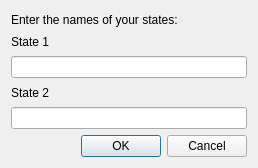
<?xml version="1.0" encoding="UTF-8"?>
<ui version="4.0">
 <class>Dialog</class>
 <widget class="QDialog" name="Dialog">
  <property name="geometry">
   <rect>
    <x>0</x>
    <y>0</y>
    <width>258</width>
    <height>168</height>
   </rect>
  </property>
  <property name="windowTitle">
   <string>Dialog</string>
  </property>
  <layout class="QGridLayout" name="gridLayout">
   <item row="3" column="0">
    <widget class="QLabel" name="label_2">
     <property name="text">
      <string>State 2</string>
     </property>
    </widget>
   </item>
   <item row="1" column="0">
    <widget class="QLabel" name="label">
     <property name="text">
      <string>State 1</string>
     </property>
    </widget>
   </item>
   <item row="0" column="0">
    <widget class="QLabel" name="label_3">
     <property name="text">
      <string>Enter the names of your states:</string>
     </property>
    </widget>
   </item>
   <item row="5" column="0">
    <widget class="QLineEdit" name="lineEditSt2"/>
   </item>
   <item row="2" column="0">
    <widget class="QLineEdit" name="lineEditSt1"/>
   </item>
   <item row="6" column="0">
    <widget class="QDialogButtonBox" name="buttonBox">
     <property name="orientation">
      <enum>Qt::Horizontal</enum>
     </property>
     <property name="standardButtons">
      <set>QDialogButtonBox::Cancel|QDialogButtonBox::Ok</set>
     </property>
    </widget>
   </item>
  </layout>
 </widget>
 <resources/>
 <connections>
  <connection>
   <sender>buttonBox</sender>
   <signal>accepted()</signal>
   <receiver>Dialog</receiver>
   <slot>accept()</slot>
   <hints>
    <hint type="sourcelabel">
     <x>248</x>
     <y>254</y>
    </hint>
    <hint type="destinationlabel">
     <x>157</x>
     <y>274</y>
    </hint>
   </hints>
  </connection>
  <connection>
   <sender>buttonBox</sender>
   <signal>rejected()</signal>
   <receiver>Dialog</receiver>
   <slot>reject()</slot>
   <hints>
    <hint type="sourcelabel">
     <x>316</x>
     <y>260</y>
    </hint>
    <hint type="destinationlabel">
     <x>286</x>
     <y>274</y>
    </hint>
   </hints>
  </connection>
 </connections>
</ui>
